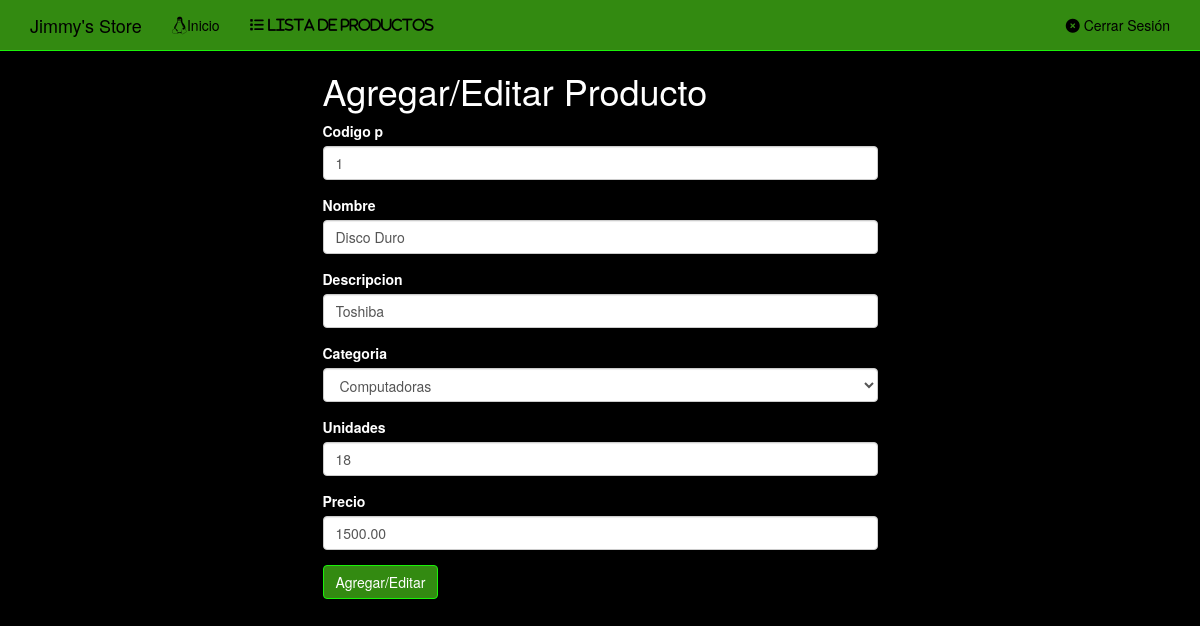
The page /productos/Editar/1 (signed in) on the database its author committed.
### productos/models.py (models this page shows, shortened)
class Producto(models.Model):
	codigo_p = models.IntegerField(null=False, blank=False, unique=True)
	nombre = models.CharField(max_length=255, null=False, blank=False)
	descripcion = models.CharField(max_length=255)
	categoria = models.ForeignKey(Categoria, null=True, blank=True, on_delete=models.CASCADE)
	unidades = models.IntegerField(null=False, blank=False)
	precio = models.DecimalField(max_digits=9,decimal_places=2, null=False, blank=False)

class Categoria(models.Model):
	categoria = models.CharField(max_length=255)
	def __str__(self):
		return self.categoria

### productos/views.py (the view)
# urls.py: url(r'^Editar/(?P<pk>\d+)', login_required(ProductoUpdate.as_view()), name='edit'),
class ProductoUpdate(UpdateView):
    model = Producto
    success_url = reverse_lazy('productos:producto_list')
    fields = ['codigo_p', 'nombre', 'descripcion', 'categoria', 'unidades', 'precio']

### templates/productos/producto_form.html (shortened to what this page needs)
{% extends 'base.html' %}
	{% load bootstrap3 %}
	{% load staticfiles %}
	{% load crispy_forms_tags %}
	{% block content %}
	<div class="row">
		<div class="col-sm-6 col-sm-offset-3">
			<link rel="stylesheet" type="text/css" href="{% static 'css/base.css' %}">
			<h1 style="color:white;">Agregar/Editar Producto</h1>
			<form method="post">
				{% bootstrap_form form %}
				<input type="submit" value="Agregar/Editar" class="btn btn-success" style="background-color: #338A11; border-color:#1bf10a;"/>
			</form>
		</div>
	</div>
{% endblock %}

### static/css/navbar-static-top.css (style rules this page uses)
body { min-height: 750px; background-color: black; color: white; }
h1,h2,h3,h4,h5 { color: white; }

### rows shown on the page
Producto: codigo_p "1", nombre "Disco Duro", descripcion "Toshiba", unidades "18", precio "1500.00"
Categoria: categoria "Computadoras"
